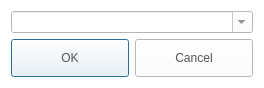
<?xml version="1.0" encoding="UTF-8"?>
<ui version="4.0">
 <class>SearchHistoryDialog</class>
 <widget class="QDialog" name="SearchHistoryDialog">
  <property name="geometry">
   <rect>
    <x>0</x>
    <y>0</y>
    <width>244</width>
    <height>88</height>
   </rect>
  </property>
  <property name="maximumSize">
   <size>
    <width>16777214</width>
    <height>16777215</height>
   </size>
  </property>
  <property name="windowTitle">
   <string>Dialog</string>
  </property>
  <property name="styleSheet">
   <string notr="true">QLabel
{
	color: rgb(84, 84, 84);
	font: 14pt &quot;Segoe UI&quot;;
}
QPushButton
{
	color: rgb(84, 84, 84);
	font: 14pt &quot;Segoe UI&quot;;
}
QComboBox
{
	color: rgb(84, 84, 84);
	font: 14pt &quot;Segoe UI&quot;;
}
QWidget
{
	background-color: rgb(255, 255, 255);
}</string>
  </property>
  <layout class="QGridLayout" name="gridLayout">
   <item row="0" column="0">
    <widget class="QComboBox" name="comboBox">
     <property name="editable">
      <bool>true</bool>
     </property>
     <property name="maxCount">
      <number>10</number>
     </property>
    </widget>
   </item>
   <item row="1" column="0">
    <widget class="QDialogButtonBox" name="buttonBox">
     <property name="styleSheet">
      <string notr="true">QPushButton
{
	border-image: url(&quot;:/resource/audiocd-popup-btn110-ok-n.png&quot;);
	width: 110px;
	height: 30px;
	color: rgb(84, 84, 84)
}

QPushButton:hover
{
 	border-image: url(&quot;:/resource/audiocd-popup-btn110-ok-h.png&quot;);
	width: 110px;
	height: 30px;	
	color: rgb(255, 255, 255)
}</string>
     </property>
     <property name="orientation">
      <enum>Qt::Horizontal</enum>
     </property>
     <property name="standardButtons">
      <set>QDialogButtonBox::Cancel|QDialogButtonBox::Ok</set>
     </property>
     <property name="centerButtons">
      <bool>true</bool>
     </property>
    </widget>
   </item>
  </layout>
 </widget>
 <resources/>
 <connections>
  <connection>
   <sender>buttonBox</sender>
   <signal>accepted()</signal>
   <receiver>SearchHistoryDialog</receiver>
   <slot>accept()</slot>
   <hints>
    <hint type="sourcelabel">
     <x>248</x>
     <y>254</y>
    </hint>
    <hint type="destinationlabel">
     <x>157</x>
     <y>274</y>
    </hint>
   </hints>
  </connection>
  <connection>
   <sender>buttonBox</sender>
   <signal>rejected()</signal>
   <receiver>SearchHistoryDialog</receiver>
   <slot>reject()</slot>
   <hints>
    <hint type="sourcelabel">
     <x>316</x>
     <y>260</y>
    </hint>
    <hint type="destinationlabel">
     <x>286</x>
     <y>274</y>
    </hint>
   </hints>
  </connection>
 </connections>
</ui>
